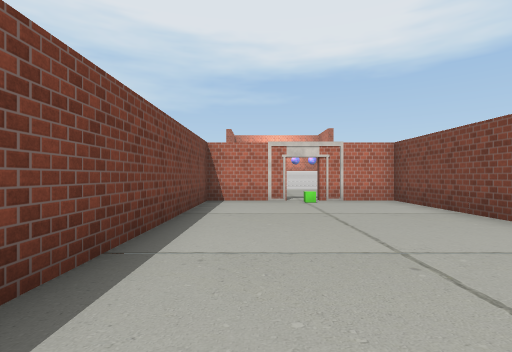
view 1 (above)

16 first-person views from a walk through a scene from a Unity 3-D project. The camera is 1.3 m above the floor, looks level and sees 85° across. The floor is counted in squares, 2 m on a side. Each view is taken from the middle of a square. On the plan, view 1 faces up. The plan holds only what a view shows up to about 9 squares ahead; the rest is blank. The player is left out. Door leaves are left out, so doorways stand open. Some surface patterns are stand-ins.

view 2
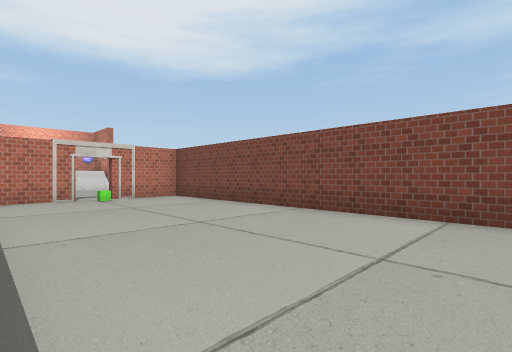

view 3
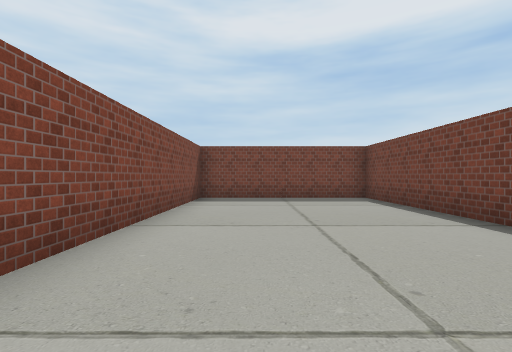

view 4
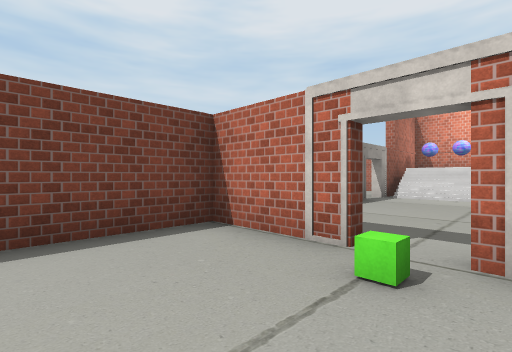

view 5
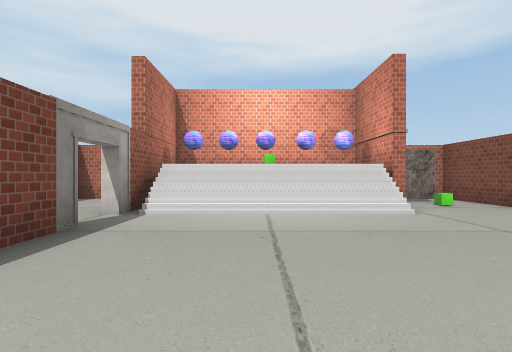

view 6
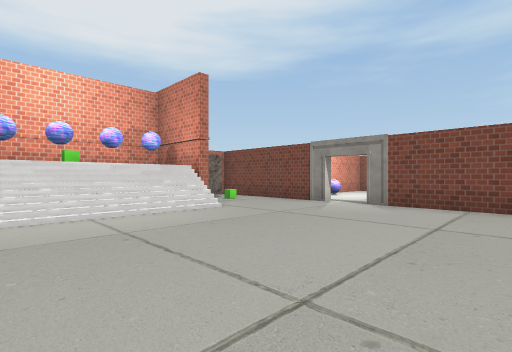

view 7
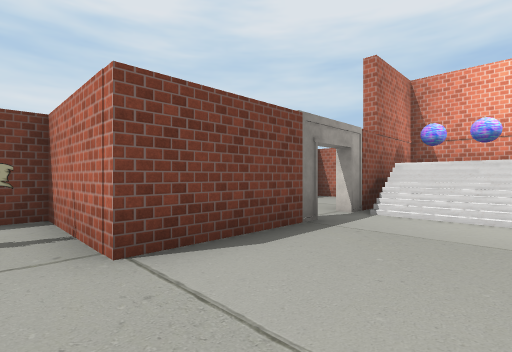

view 8
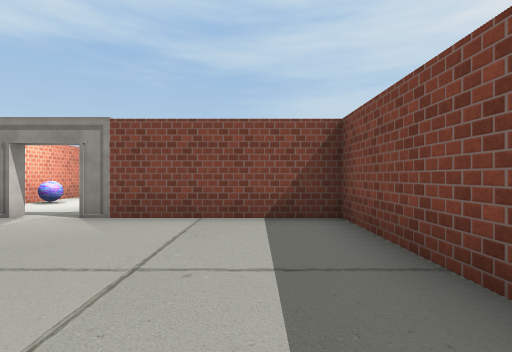

view 9
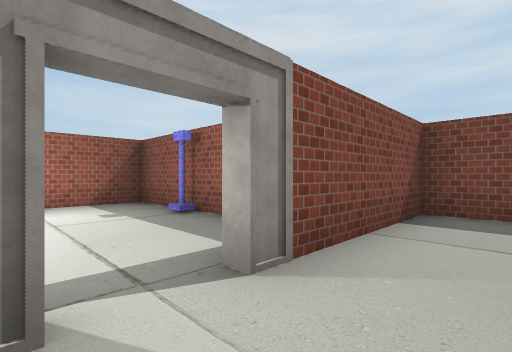

view 10
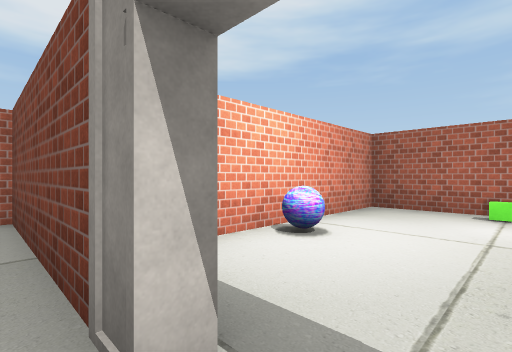

view 11
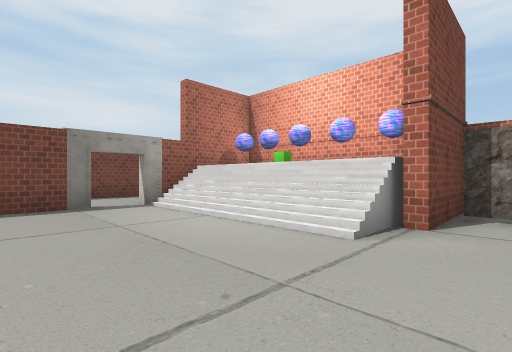

view 12
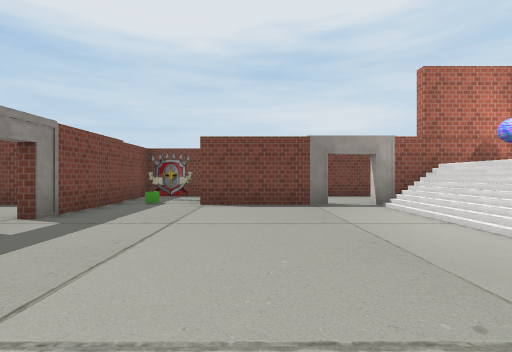

view 13
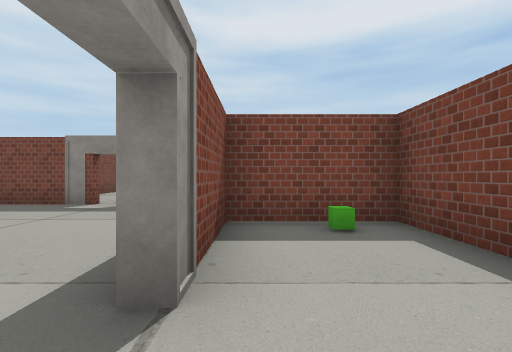

view 14
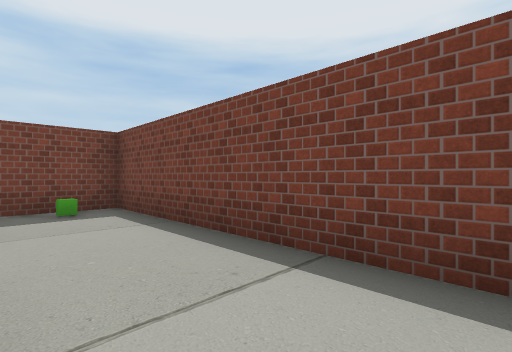

view 15
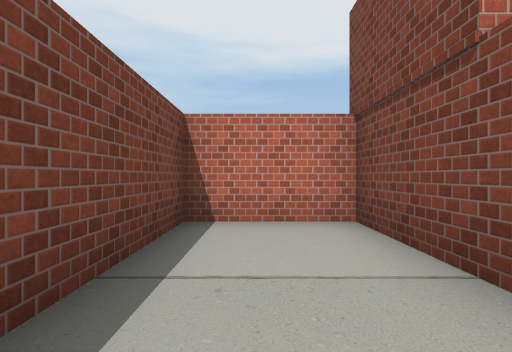

view 16
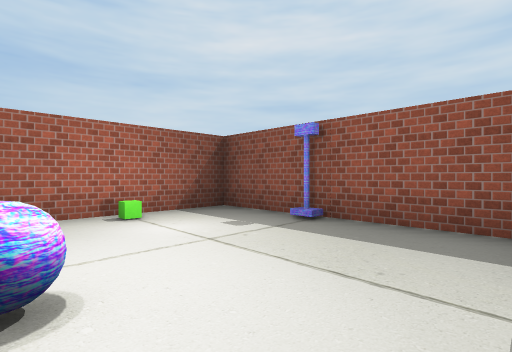

### Floor plan
Key: @ floor where view 1 was taken; # wall or solid block; . main floor; : floor 1.75 m higher than the main floor; / step, stairs or slope; D open door; ^ raised ledge; O other object.
Columns run from 4 left of view 1 to 12 right of it. Each row starts with its distance up from view 1.
 17 ####^^^^#
 16 #..#OOOO###
 15 #..#/://#O#######
 14 #..#////..#..O..#
 13 #.D.......#D....#
 12 #.#........D...O#
 11 #O#........#....#
 10 ###........######
  9 ##O........#
  8  ####DD##..#
  7  ##..O..####
  6   #.....#
  5   #.....#
  4   #.....#
  3   #.....#
  2   #.....#
  1   #.....#
  0   #.@...#
 -1   #.....#
 -2   #.....#
 -3   #######

Positions as (right, up) in squares from view 1, and headings:
1: (0, 0), facing up
2: (-1, -1), facing up-right
3: (2, 6), facing down
4: (2, 5), facing up-left
5: (1, 9), facing up
6: (0, 9), facing up-right
7: (1, 9), facing up-left
8: (2, 9), facing right
9: (5, 13), facing down-right
10: (6, 12), facing up-right
11: (5, 11), facing up-left
12: (5, 11), facing left
13: (-2, 14), facing down
14: (-2, 16), facing down-left
15: (-3, 13), facing up
16: (7, 14), facing down-right
